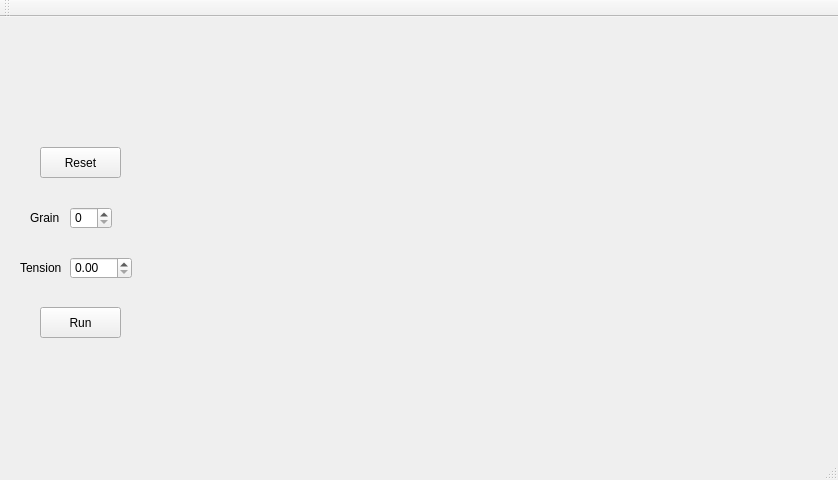
<?xml version="1.0" encoding="UTF-8"?>
<ui version="4.0">
 <class>spline</class>
 <widget class="QMainWindow" name="spline">
  <property name="geometry">
   <rect>
    <x>0</x>
    <y>0</y>
    <width>838</width>
    <height>480</height>
   </rect>
  </property>
  <property name="windowTitle">
   <string>spline</string>
  </property>
  <widget class="QWidget" name="centralWidget">
   <widget class="QPushButton" name="Reset">
    <property name="geometry">
     <rect>
      <x>40</x>
      <y>130</y>
      <width>81</width>
      <height>31</height>
     </rect>
    </property>
    <property name="text">
     <string>Reset</string>
    </property>
   </widget>
   <widget class="QPushButton" name="Run">
    <property name="geometry">
     <rect>
      <x>40</x>
      <y>290</y>
      <width>81</width>
      <height>31</height>
     </rect>
    </property>
    <property name="text">
     <string>Run</string>
    </property>
   </widget>
   <widget class="QLabel" name="label">
    <property name="geometry">
     <rect>
      <x>30</x>
      <y>190</y>
      <width>61</width>
      <height>21</height>
     </rect>
    </property>
    <property name="text">
     <string>Grain</string>
    </property>
   </widget>
   <widget class="QLabel" name="label_2">
    <property name="geometry">
     <rect>
      <x>20</x>
      <y>240</y>
      <width>61</width>
      <height>21</height>
     </rect>
    </property>
    <property name="text">
     <string>Tension</string>
    </property>
   </widget>
   <widget class="QSpinBox" name="grain">
    <property name="geometry">
     <rect>
      <x>70</x>
      <y>190</y>
      <width>42</width>
      <height>22</height>
     </rect>
    </property>
    <property name="maximum">
     <number>25</number>
    </property>
   </widget>
   <widget class="QDoubleSpinBox" name="tension">
    <property name="geometry">
     <rect>
      <x>70</x>
      <y>240</y>
      <width>62</width>
      <height>22</height>
     </rect>
    </property>
    <property name="maximum">
     <double>1.000000000000000</double>
    </property>
    <property name="singleStep">
     <double>0.100000000000000</double>
    </property>
   </widget>
   <widget class="QWidget" name="verticalLayoutWidget">
    <property name="geometry">
     <rect>
      <x>170</x>
      <y>40</y>
      <width>631</width>
      <height>351</height>
     </rect>
    </property>
    <layout class="QVBoxLayout" name="verticalLayout"/>
   </widget>
  </widget>
  <widget class="QMenuBar" name="menuBar">
   <property name="geometry">
    <rect>
     <x>0</x>
     <y>0</y>
     <width>838</width>
     <height>21</height>
    </rect>
   </property>
  </widget>
  <widget class="QToolBar" name="mainToolBar">
   <attribute name="toolBarArea">
    <enum>TopToolBarArea</enum>
   </attribute>
   <attribute name="toolBarBreak">
    <bool>false</bool>
   </attribute>
  </widget>
  <widget class="QStatusBar" name="statusBar"/>
 </widget>
 <layoutdefault spacing="6" margin="11"/>
 <resources/>
 <connections/>
</ui>
